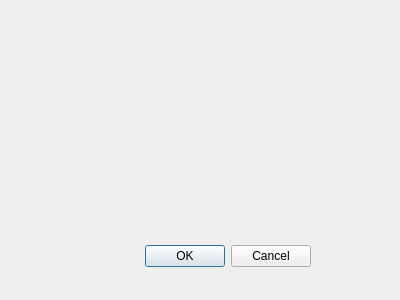
<?xml version="1.0" encoding="UTF-8"?>
<ui version="4.0">
 <class>Dialog</class>
 <widget class="QDialog" name="Dialog">
  <property name="geometry">
   <rect>
    <x>0</x>
    <y>0</y>
    <width>400</width>
    <height>300</height>
   </rect>
  </property>
  <property name="windowTitle">
   <string>Dialog</string>
  </property>
  <widget class="QDialogButtonBox" name="example1">
   <property name="geometry">
    <rect>
     <x>-30</x>
     <y>240</y>
     <width>341</width>
     <height>32</height>
    </rect>
   </property>
   <property name="orientation">
    <enum>Qt::Horizontal</enum>
   </property>
   <property name="standardButtons">
    <set>QDialogButtonBox::Cancel|QDialogButtonBox::Ok</set>
   </property>
  </widget>
 </widget>
 <resources/>
 <connections>
  <connection>
   <sender>example1</sender>
   <signal>accepted()</signal>
   <receiver>Dialog</receiver>
   <slot>accept()</slot>
   <hints>
    <hint type="sourcelabel">
     <x>248</x>
     <y>254</y>
    </hint>
    <hint type="destinationlabel">
     <x>157</x>
     <y>274</y>
    </hint>
   </hints>
  </connection>
  <connection>
   <sender>example1</sender>
   <signal>rejected()</signal>
   <receiver>Dialog</receiver>
   <slot>reject()</slot>
   <hints>
    <hint type="sourcelabel">
     <x>316</x>
     <y>260</y>
    </hint>
    <hint type="destinationlabel">
     <x>286</x>
     <y>274</y>
    </hint>
   </hints>
  </connection>
 </connections>
</ui>
